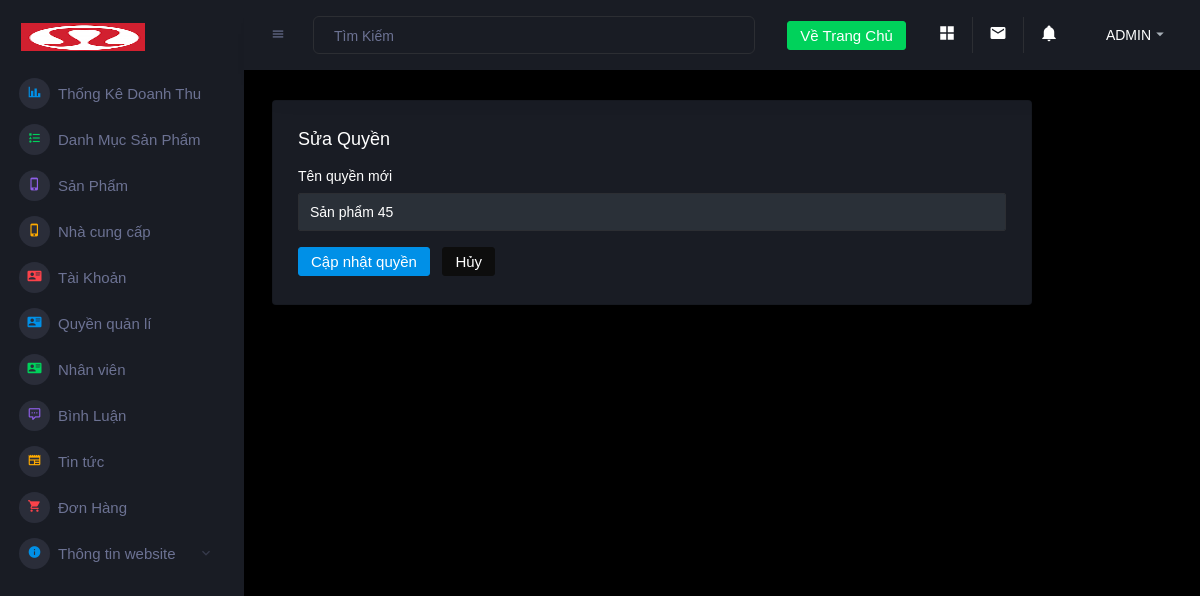
/admin/editpermission.php?id=1 (signed in), run on an earlier commit of the app's database.
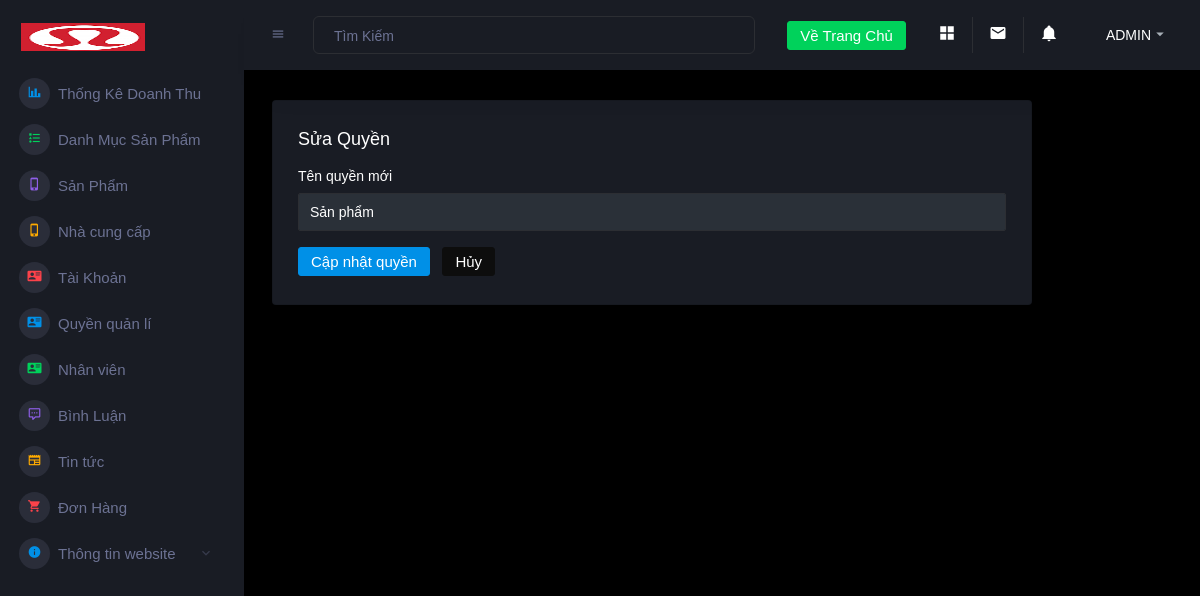
And on a later commit of the database.
### tables this page shows
CREATE TABLE `quyen` (
  `id` int(11) NOT NULL,
  `ten` varchar(255) NOT NULL,
  `created_at` timestamp NOT NULL DEFAULT current_timestamp(),
  `updated_at` timestamp NOT NULL DEFAULT current_timestamp()
);

### connect.php (called while the page is built, shortened)
<?php
function selectAll($sql)
{
    $result = $GLOBALS['conn']->query($sql);
    return $result;
}
function rowCount($sql)
{
    $result =  $GLOBALS['conn']->query($sql);
    return $result->rowCount();
}

### admin/editpermission.php (the view, shortened to what this page needs)
<?php
include 'header.php';
if (isset($_COOKIE["user"])) {
    $user = $_COOKIE["user"];
    foreach (selectAll("SELECT * FROM taikhoan WHERE taikhoan='$user'") as $row) {
        $permission = $row['phanquyen'];
    }
    if ($permission == 1 || $permission == 0) {
        if (isset($_GET['id'])) {
            $permissionId = $_GET['id'];
            foreach (selectAll("SELECT * FROM quyen WHERE id=$permissionId") as $item) {
                $tenquyen = $item['ten'];
            };
            $permissionDetails = rowCount("SELECT * FROM quyen WHERE id='$permissionId'");
            if ($permissionDetails > 0) {
?>
                <div class="main-panel">
                    <div class="content-wrapper">
                        <div class="row">
                            <div class="col-12 grid-margin">
                                <div class="card">
                                    <div class="card-body">
                                        <h4 class="card-title">Sửa quyền</h4>
                                        <form class="forms-sample" action="" method="post">
                                            <div class="form-group">
                                                <label for="new_permission_name">Tên quyền mới</label>
                                                <input type="text" class="form-control text-light" id="new_permission_name" name="new_permission_name" value="<?= $tenquyen ?>" required>
                                            </div>
                                            <button type="submit" name="update" class="btn btn-primary mr-2">Cập nhật quyền</button>
                                            <a class="btn btn-dark" href="permission.php">Hủy</a>
                                        </form>
                                    </div>
                                </div>
                            </div>
                        </div>
                    </div>
                </div>
<?php
            } else {
                echo "Permission not found.";
            }
        } else {
            echo "Permission ID is not provided.";
        }
    }
}
include 'footer.php';
?>

What changed in the data, as far as the page shows it:
changed quyen: new_permission_name "Sản phẩm 45" → "Sản phẩm"
